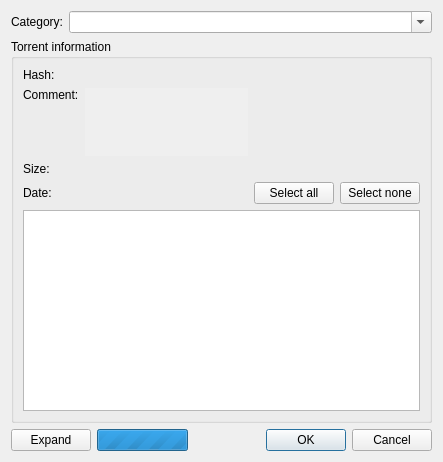
<?xml version="1.0" encoding="UTF-8"?>
<ui version="4.0">
 <class>Dialog</class>
 <widget class="QDialog" name="Dialog">
  <property name="geometry">
   <rect>
    <x>0</x>
    <y>0</y>
    <width>443</width>
    <height>462</height>
   </rect>
  </property>
  <property name="windowTitle">
   <string>Dialog</string>
  </property>
  <layout class="QVBoxLayout" name="verticalLayout_3">
   <item>
    <layout class="QHBoxLayout" name="horizontalLayout_1">
     <item>
      <widget class="QLabel" name="label_5">
       <property name="text">
        <string>Category:</string>
       </property>
      </widget>
     </item>
     <item>
      <widget class="QComboBox" name="categoryComboBox">
       <property name="sizePolicy">
        <sizepolicy hsizetype="Expanding" vsizetype="Fixed">
         <horstretch>0</horstretch>
         <verstretch>0</verstretch>
        </sizepolicy>
       </property>
       <property name="editable">
        <bool>true</bool>
       </property>
       <property name="insertPolicy">
        <enum>QComboBox::InsertAtTop</enum>
       </property>
      </widget>
     </item>
    </layout>
   </item>
   <item>
    <widget class="QGroupBox" name="infoGroup">
     <property name="title">
      <string>Torrent information</string>
     </property>
     <layout class="QGridLayout" name="gridLayout_2">
      <item row="3" column="0">
       <widget class="QLabel" name="label_2">
        <property name="text">
         <string>Comment:</string>
        </property>
        <property name="alignment">
         <set>Qt::AlignLeading|Qt::AlignLeft|Qt::AlignTop</set>
        </property>
       </widget>
      </item>
      <item row="2" column="1">
       <widget class="QLabel" name="lblhash">
        <property name="text">
         <string/>
        </property>
        <property name="textFormat">
         <enum>Qt::PlainText</enum>
        </property>
        <property name="textInteractionFlags">
         <set>Qt::TextSelectableByMouse</set>
        </property>
       </widget>
      </item>
      <item row="2" column="0">
       <widget class="QLabel" name="label_4">
        <property name="text">
         <string>Hash:</string>
        </property>
       </widget>
      </item>
      <item row="3" column="1">
       <widget class="QScrollArea" name="scrollArea">
        <property name="frameShape">
         <enum>QFrame::NoFrame</enum>
        </property>
        <property name="widgetResizable">
         <bool>true</bool>
        </property>
        <widget class="QWidget" name="scrollAreaWidgetContents_2">
         <property name="geometry">
          <rect>
           <x>0</x>
           <y>0</y>
           <width>146</width>
           <height>74</height>
          </rect>
         </property>
         <layout class="QVBoxLayout" name="verticalLayout">
          <property name="leftMargin">
           <number>0</number>
          </property>
          <property name="topMargin">
           <number>0</number>
          </property>
          <property name="rightMargin">
           <number>0</number>
          </property>
          <property name="bottomMargin">
           <number>0</number>
          </property>
          <item>
           <widget class="QLabel" name="commentLabel">
            <property name="text">
             <string/>
            </property>
            <property name="textFormat">
             <enum>Qt::RichText</enum>
            </property>
            <property name="alignment">
             <set>Qt::AlignLeading|Qt::AlignLeft|Qt::AlignTop</set>
            </property>
            <property name="wordWrap">
             <bool>true</bool>
            </property>
            <property name="openExternalLinks">
             <bool>true</bool>
            </property>
            <property name="textInteractionFlags">
             <set>Qt::TextBrowserInteraction</set>
            </property>
           </widget>
          </item>
         </layout>
        </widget>
       </widget>
      </item>
      <item row="5" column="2">
       <widget class="QPushButton" name="pushButton_2">
        <property name="text">
         <string>Select all</string>
        </property>
       </widget>
      </item>
      <item row="5" column="1">
       <widget class="QLabel" name="date_lbl">
        <property name="text">
         <string/>
        </property>
       </widget>
      </item>
      <item row="4" column="1">
       <widget class="QLabel" name="size_lbl">
        <property name="text">
         <string/>
        </property>
       </widget>
      </item>
      <item row="5" column="0">
       <widget class="QLabel" name="label_3">
        <property name="text">
         <string>Date:</string>
        </property>
       </widget>
      </item>
      <item row="4" column="0">
       <widget class="QLabel" name="label">
        <property name="text">
         <string>Size:</string>
        </property>
       </widget>
      </item>
      <item row="5" column="3">
       <widget class="QPushButton" name="pushButton_3">
        <property name="text">
         <string>Select none</string>
        </property>
       </widget>
      </item>
      <item row="6" column="0" colspan="4">
       <widget class="TorrentContentTreeView" name="contentTreeView">
        <property name="sizePolicy">
         <sizepolicy hsizetype="Expanding" vsizetype="Expanding">
          <horstretch>0</horstretch>
          <verstretch>1</verstretch>
         </sizepolicy>
        </property>
        <property name="contextMenuPolicy">
         <enum>Qt::CustomContextMenu</enum>
        </property>
        <property name="selectionMode">
         <enum>QAbstractItemView::ExtendedSelection</enum>
        </property>
        <property name="sortingEnabled">
         <bool>true</bool>
        </property>
       </widget>
      </item>
     </layout>
    </widget>
   </item>
   <item>
    <layout class="QHBoxLayout" name="buttonsHLayout">
     <item>
      <widget class="QPushButton" name="pushButton">
       <property name="text">
        <string>Expand</string>
       </property>
      </widget>
     </item>
     <item>
      <widget class="QProgressBar" name="progMetaLoading">
       <property name="sizePolicy">
        <sizepolicy hsizetype="Minimum" vsizetype="Fixed">
         <horstretch>0</horstretch>
         <verstretch>0</verstretch>
        </sizepolicy>
       </property>
       <property name="maximum">
        <number>0</number>
       </property>
       <property name="value">
        <number>-1</number>
       </property>
       <property name="textVisible">
        <bool>false</bool>
       </property>
       <property name="format">
        <string notr="true">%p%</string>
       </property>
      </widget>
     </item>
     <item>
      <widget class="QLabel" name="lblMetaLoading"/>
     </item>
     <item>
      <widget class="QDialogButtonBox" name="buttonBox">
       <property name="standardButtons">
        <set>QDialogButtonBox::Cancel|QDialogButtonBox::Ok</set>
       </property>
      </widget>
     </item>
    </layout>
   </item>
  </layout>
 </widget>
 <customwidgets>
  <customwidget>
   <class>TorrentContentTreeView</class>
   <extends>QTreeView</extends>
   <header>torrentcontenttreeview.h</header>
  </customwidget>
 </customwidgets>
 <resources/>
 <connections/>
</ui>
